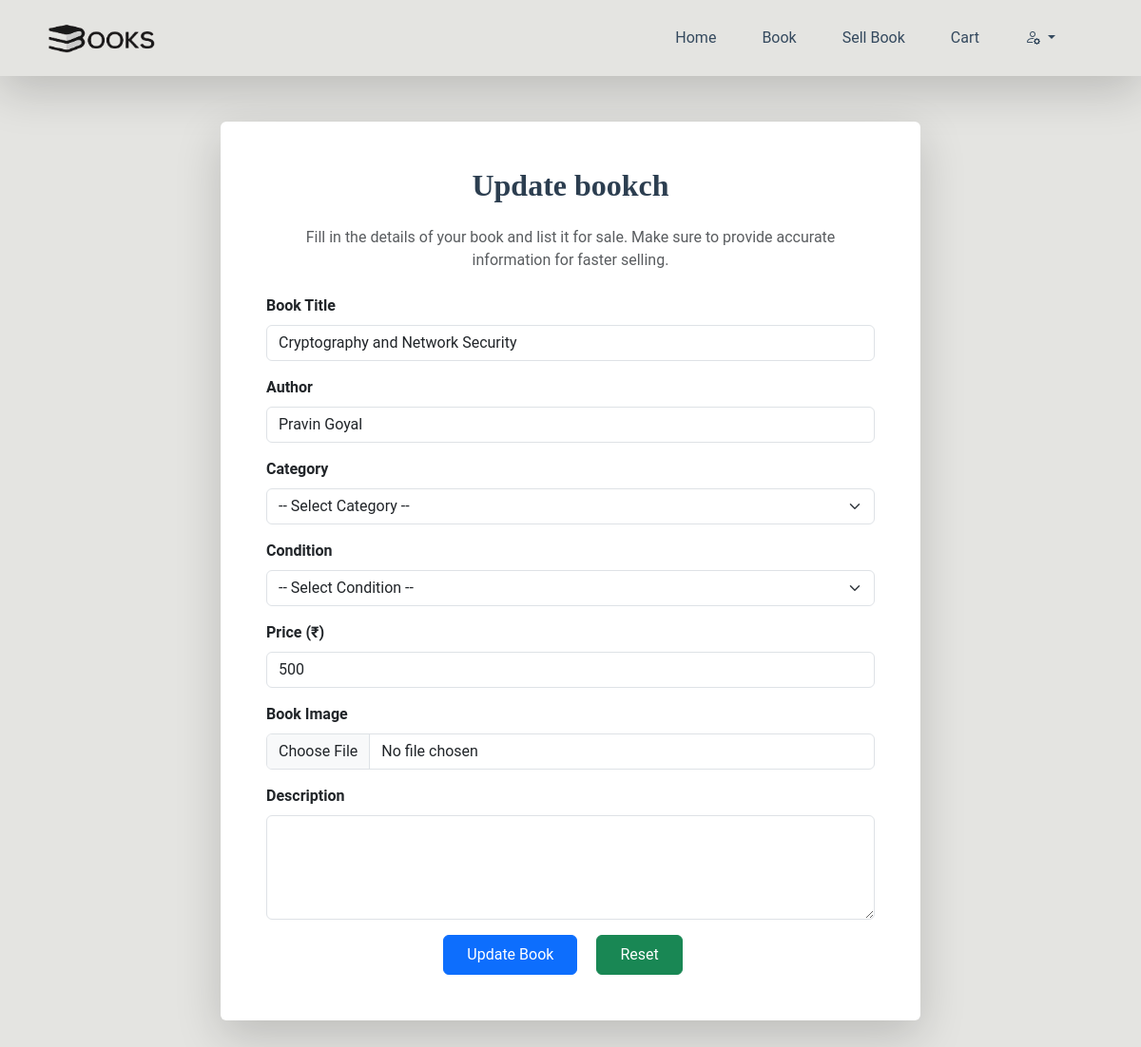
/update.php?edit=97, run on the app's committed database.
### tables this page shows
CREATE TABLE `sellbook` (
  `id` int(11) NOT NULL,
  `title` varchar(255) NOT NULL,
  `author` varchar(255) NOT NULL,
  `category` varchar(255) NOT NULL,
  `book_condition` varchar(255) DEFAULT NULL,
  `price` int(20) NOT NULL,
  `bimage` varchar(255) NOT NULL,
  `bdescription` varchar(255) NOT NULL,
  `email` varchar(100) DEFAULT NULL
);

### update.php (the view, shortened to what this page needs)
<?php include 'connect.php';
?>
<!DOCTYPE html>
<html lang="en">
<head>
  <link href="https://cdn.jsdelivr.net/npm/bootstrap@5.3.8/dist/css/bootstrap.min.css" rel="stylesheet"
>
  <link href="https://cdn.jsdelivr.net/npm/bootstrap-icons/font/bootstrap-icons.css" rel="stylesheet">
  <link rel="stylesheet" href="css/media.css">
  <link rel="stylesheet" href="style.css">
</head>
<body>
  <header class="container-fluid py-3 shadow-lg position-sticky">
    <div class="container">
      <div class="row align-items-center">
        <div class="col-lg-6 col-sm-6 col-12">
          <div class="logo text-sm-start text-center">
            <img src="image/logo.png" alt="logo" style="height: 6vh;">
          </div>
        </div>
        <div class="col-lg-6 col-sm-6 col-12">
          <div class="nav1">
            <ul
              class="d-flex gap-lg-5 gap-sm-4 gap-4 justify-content-sm-end justify-content-center list-unstyled my-sm-0 my-3">
              <li class="nav-item"><a href="abc.php" class="nav-link">Home</a></li>
              <li class="nav-item"><a href="book.php" class="nav-link">Book</a></li>
              <li class="nav-item"><a href="sellbook.php" class="nav-link text-nowrap">Sell Book</a></li>
              <li class="nav-item"><a href="cart.php" class="nav-link">Cart</a></li>
              <li>
                  <a class="dropdown-toggle nav-link" href="#" role="button" id="dropdownMenuLink" data-bs-toggle="dropdown" aria-expanded="false">
                    <i class="bi bi-person-gear"></i>
                  </a>
              </li>
            </ul>
          </div>
        </div>
      </div>
    </div>
  </header>
      <section class="container py-5">
        <div class="row justify-content-center">
            <div class="col-lg-8">
                <div class="card shadow-lg border-0">
                    <div class="card-body p-5">
                        <h2 class="text-center mb-4 fw-bold">Update bookch</h2>
                        <p class="text-center text-muted mb-4">
                            Fill in the details of your book and list it for sale.
                            Make sure to provide accurate information for faster selling.
                        </p>
                        <?php
            if (isset($_GET['edit'])) {
              $id = $_GET['edit'];
              $result = mysqli_query($con, "SELECT * FROM sellbook WHERE id=$id");
              $row = mysqli_fetch_assoc($result);
              if($row){
              ?>
                            <form action="" method="post" enctype="multipart/form-data">
                            <div class="mb-3">
                                <label class="form-label fw-bold">Book Title</label>
                                <input type="text" name="title" class="form-control" required value="<?php echo $row['title']  ?>" >
                            </div>
                            <div class="mb-3">
                                <label class="form-label fw-bold">Author</label>
                                <input type="text" name="author" class="form-control" required value="<?php echo $row['author']  ?>" >
                            </div>
                            <div class="mb-3">
                                <label class="form-label fw-bold">Category</label>
                                <select name="category" class="form-select" required>
                                    <option value="">-- Select Category --</option>
                                </select>
                            </div>
                            <div class="mb-3">
                                <label class="form-label fw-bold">Condition</label>
                                <select name="condition" class="form-select" required>
                                    <option value="">-- Select Condition --</option>
                                </select>
                            </div>
                            <div class="mb-3">
                                <label class="form-label fw-bold">Price (₹)</label>
                                <input type="number" name="price" class="form-control" required value="<?php echo $row['price']  ?>">
                            </div>
                            <div class="mb-3">
                                <label class="form-label fw-bold">Book Image</label>
                                <input type="file" name="image" class="form-control" accept="book_img/*" required>
                            </div>
                            <div class="mb-3">
                                <label class="form-label fw-bold">Description</label>
                                <textarea name="description" class="form-control" rows="4"></textarea>
                            </div>
                            <div class="text-center">
                                <button name="submit" type="submit" class="btn btn-primary px-4 py-2">Update Book</button>
                                <button name="submit" type="reset" value="cancel" class="btn btn-success px-4 py-2 mx-sm-3 mt-sm-0 mt-2">Reset</button>
                            </div>
                        </form>
<?php
                                }
                        }
                        ?>
                    </div>
                </div>
            </div>
        </div>
    </section>
  </body>
</html>

### style.css (style rules this page uses)
body { font-family: 'Roboto', sans-serif; background-color: #E4E4E1; color: #34495E; }
h1, h2, h3, h4, h5, h6 { font-family: 'Merriweather', serif; color: #2C3E50; }

### data on the page
sellbook: title "Cryptography and Network Security", author "Pravin Goyal", price "500"
